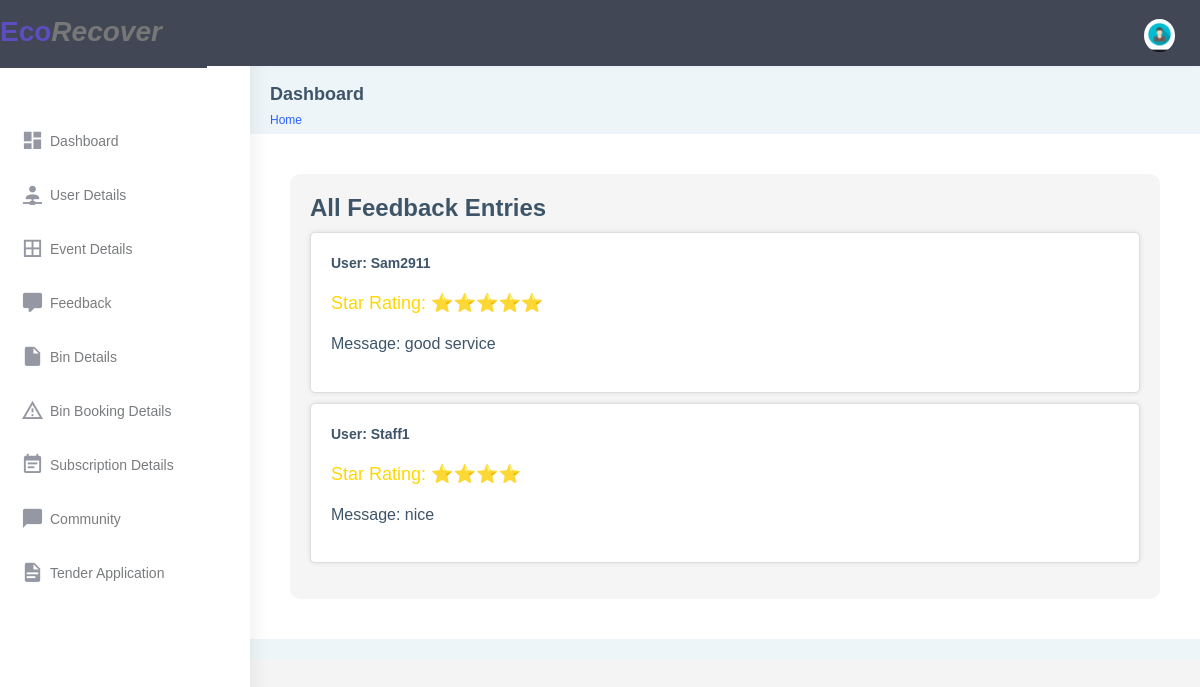
The app's page /feedback_lists/ (signed in), older data.
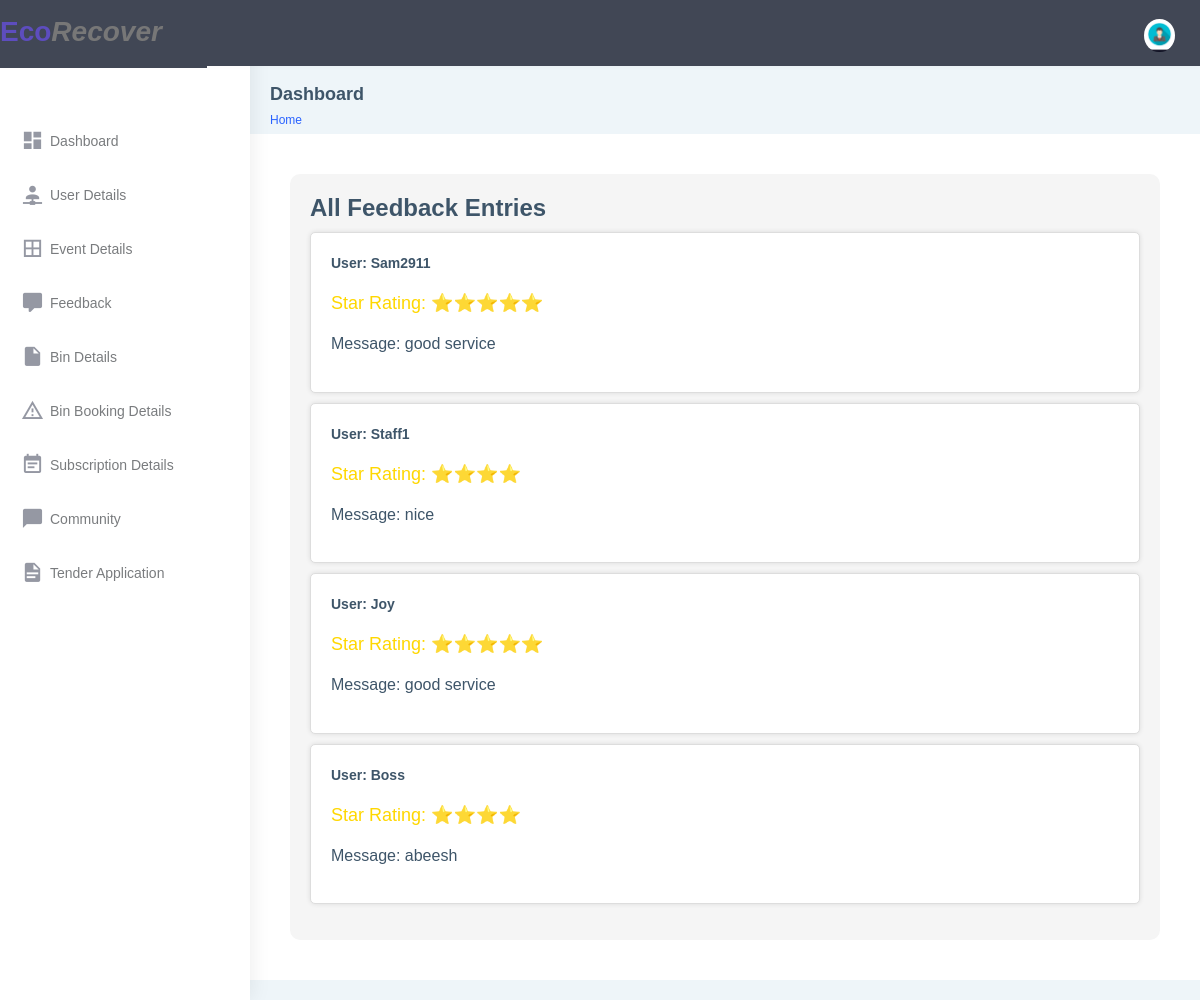
The same page, newer data.
### app32/models.py (models this page shows, shortened)
class Feedback(models.Model):
    user = models.ForeignKey(User, on_delete=models.CASCADE)  # Add a foreign key to User
    star_rating = models.IntegerField()
    message = models.TextField()

### app32/views.py (the view)
# urls.py: path('feedback_lists/', views.feedback_lists, name='feedback_lists'),
@never_cache
@login_required(login_url='loginn')
def feedback_lists(request):
    feedback_entries = Feedback.objects.all()  # Retrieve all feedback entries
    return render(request, 'admin/feedback_display/feedback_list.html', {'feedback_entries': feedback_entries})

### templates/admin/feedback_display/feedback_list.html (shortened to what this page needs)
{% extends 'base.html' %}
{% load static %}
                        {% block content %}
                        <div class="feedback-container">
                          <h1>All Feedback Entries</h1>
                          <ul class="feedback-list">
                            {% for entry in feedback_entries %}
                              <li class="feedback-entry">
                                <div class="user-info">
                                  <p class="user-name">User: {{ entry.user.username }}</p>
                                </div>
                                <div class="feedback-details">
                                  <p class="star-rating">Star Rating:
                                    {% if entry.star_rating == 1 %}
                                      ⭐
                                    {% elif entry.star_rating == 2 %}
                                      ⭐⭐
                                    {% elif entry.star_rating == 3 %}
                                      ⭐⭐⭐
                                      {% elif entry.star_rating == 4 %}
                                      ⭐⭐⭐⭐
                                      {% elif entry.star_rating == 5 %}
                                      ⭐⭐⭐⭐⭐
                                    {% else %}
                                      No rating
                                    {% endif %}
                                  </p>
                                  <p class="user-message">Message: {{ entry.message }}</p>
                                </div>
                              </li>
                            {% endfor %}
                          </ul>
                        </div>
  </div>
{% endblock %}

Row changes from the older to the newer data that the page shows:
added Feedback: user.username "Joy", message "good service"
added Feedback: user.username "Boss", message "abeesh"
